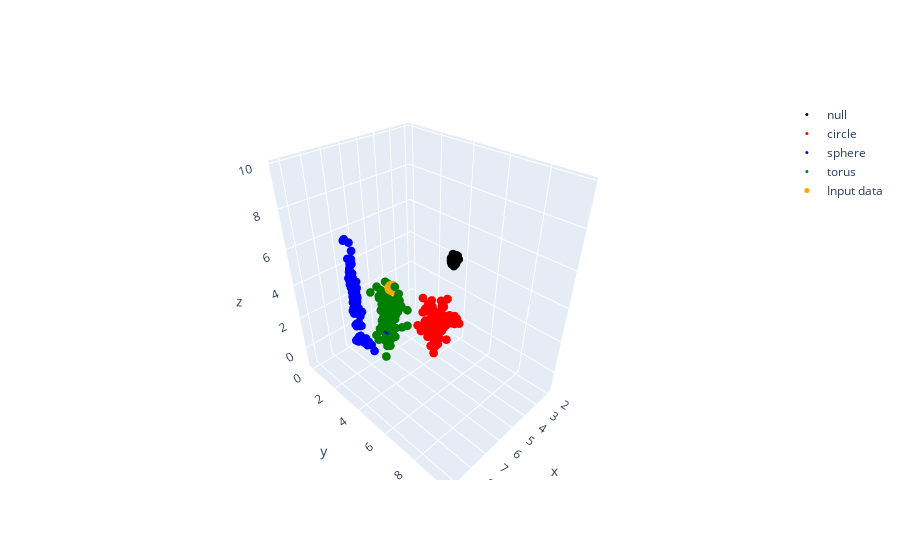

Here is the notebook cell this chart was saved with:
### Code cell
def plot_topo_feature_space(self):
    """Plot the topological feature space of the reference data."""
    import plotly.graph_objects as go

    color_map = {
        0: "black",
        1: "red",
        2: "blue",
        3: "green",
    }
    names = {0: "null", 1: "circle", 2: "sphere", 3: "torus"}

    fig = go.Figure()

    for label in np.unique(self.ref_labels):
        mask = self.ref_labels == label
        fig.add_trace(
            go.Scatter3d(
                x=self.ref_features[mask, 1],
                y=self.ref_features[mask, 2],
                z=self.ref_features[mask, 3],
                mode="markers",
                name=names[label],
                marker=dict(size=3, color=color_map[label]),
            )
        )

    fig.add_trace(
        go.Scatter3d(
            x=self.features[:, 1],
            y=self.features[:, 2],
            z=self.features[:, 3],
            mode="markers",
            name="Input data",
            marker=dict(size=5, color="orange"),
        )
    )
    fig.show()


plot_topo_feature_space(TC)
